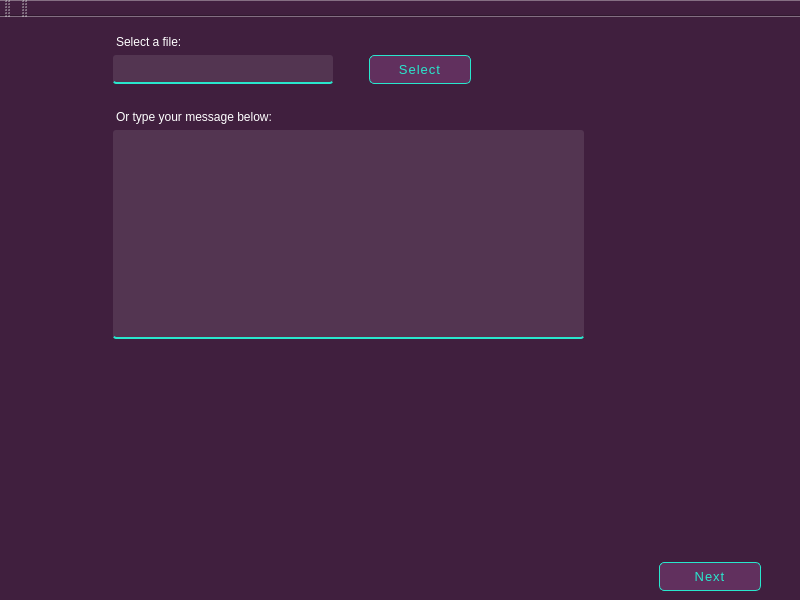
<?xml version="1.0" encoding="UTF-8"?>
<ui version="4.0">
 <class>MainWindow</class>
 <widget class="QMainWindow" name="MainWindow">
  <property name="geometry">
   <rect>
    <x>0</x>
    <y>0</y>
    <width>800</width>
    <height>600</height>
   </rect>
  </property>
  <property name="windowTitle">
   <string>MainWindow</string>
  </property>
  <property name="styleSheet">
   <string notr="true">background: #401F3E;
color: #ffffff;</string>
  </property>
  <widget class="QWidget" name="centralwidget">
   <property name="sizePolicy">
    <sizepolicy hsizetype="Expanding" vsizetype="Expanding">
     <horstretch>1</horstretch>
     <verstretch>1</verstretch>
    </sizepolicy>
   </property>
   <layout class="QGridLayout" name="gridLayout_2">
    <item row="1" column="0">
     <spacer name="horizontalSpacer">
      <property name="orientation">
       <enum>Qt::Horizontal</enum>
      </property>
      <property name="sizeHint" stdset="0">
       <size>
        <width>40</width>
        <height>20</height>
       </size>
      </property>
     </spacer>
    </item>
    <item row="0" column="1">
     <widget class="QStackedWidget" name="stack">
      <property name="enabled">
       <bool>true</bool>
      </property>
      <property name="styleSheet">
       <string notr="true">margin-right: 30px;</string>
      </property>
      <property name="currentIndex">
       <number>0</number>
      </property>
      <widget class="QWidget" name="signPage1">
       <layout class="QGridLayout" name="gridLayout" columnstretch="0,0">
        <property name="horizontalSpacing">
         <number>6</number>
        </property>
        <item row="4" column="0" colspan="2">
         <widget class="QTextEdit" name="teMessage">
          <property name="sizePolicy">
           <sizepolicy hsizetype="Minimum" vsizetype="Expanding">
            <horstretch>0</horstretch>
            <verstretch>0</verstretch>
           </sizepolicy>
          </property>
          <property name="styleSheet">
           <string notr="true">padding: 5px;
border: none;
border-bottom: 2px solid #29e7cd;
border-radius: 3px;
background: rgba(255, 255, 255, 0.1);
color: #ffffff;</string>
          </property>
         </widget>
        </item>
        <item row="2" column="1" alignment="Qt::AlignLeft">
         <widget class="QPushButton" name="btnSelectFile">
          <property name="enabled">
           <bool>true</bool>
          </property>
          <property name="sizePolicy">
           <sizepolicy hsizetype="Maximum" vsizetype="Fixed">
            <horstretch>0</horstretch>
            <verstretch>0</verstretch>
           </sizepolicy>
          </property>
          <property name="layoutDirection">
           <enum>Qt::LeftToRight</enum>
          </property>
          <property name="styleSheet">
           <string notr="true">background: #61305e;
font-size: 10pt;
width: 100px;
border: 1px solid #29e7cd;
color: #29e7cd;
text-transform: uppercase;
letter-spacing: 1px;
padding: 6px 0;
border-radius: 5px;</string>
          </property>
          <property name="text">
           <string>Select</string>
          </property>
         </widget>
        </item>
        <item row="0" column="0" colspan="2">
         <widget class="QLabel" name="label1">
          <property name="sizePolicy">
           <sizepolicy hsizetype="Preferred" vsizetype="Fixed">
            <horstretch>0</horstretch>
            <verstretch>0</verstretch>
           </sizepolicy>
          </property>
          <property name="styleSheet">
           <string notr="true">color: #ffffff;
font: 100 20pt 'Noto Sans';</string>
          </property>
          <property name="text">
           <string>Select a file:</string>
          </property>
         </widget>
        </item>
        <item row="3" column="0" colspan="2">
         <widget class="QLabel" name="label2">
          <property name="sizePolicy">
           <sizepolicy hsizetype="Preferred" vsizetype="Fixed">
            <horstretch>0</horstretch>
            <verstretch>0</verstretch>
           </sizepolicy>
          </property>
          <property name="styleSheet">
           <string notr="true">color: #ffffff;
font: 100 20pt 'Noto Sans';
margin-top: 20px;</string>
          </property>
          <property name="text">
           <string>Or type your message below:</string>
          </property>
         </widget>
        </item>
        <item row="5" column="0">
         <spacer name="verticalSpacer">
          <property name="orientation">
           <enum>Qt::Vertical</enum>
          </property>
          <property name="sizeHint" stdset="0">
           <size>
            <width>20</width>
            <height>40</height>
           </size>
          </property>
         </spacer>
        </item>
        <item row="2" column="0">
         <widget class="QLineEdit" name="leSelectedFile">
          <property name="sizePolicy">
           <sizepolicy hsizetype="Maximum" vsizetype="Fixed">
            <horstretch>0</horstretch>
            <verstretch>0</verstretch>
           </sizepolicy>
          </property>
          <property name="minimumSize">
           <size>
            <width>250</width>
            <height>0</height>
           </size>
          </property>
          <property name="font">
           <font>
            <pointsize>10</pointsize>
            <weight>75</weight>
            <bold>true</bold>
           </font>
          </property>
          <property name="styleSheet">
           <string notr="true">padding: 5px;
border: none;
border-bottom: 2px solid #29e7cd;
border-radius: 3px;
background: rgba(255, 255, 255, 0.1);
color: #ffffff;</string>
          </property>
         </widget>
        </item>
       </layout>
      </widget>
      <widget class="QWidget" name="signPage2">
       <layout class="QGridLayout" name="gridLayout_3">
        <item row="2" column="2">
         <widget class="QLineEdit" name="leZet">
          <property name="sizePolicy">
           <sizepolicy hsizetype="Preferred" vsizetype="Fixed">
            <horstretch>1</horstretch>
            <verstretch>0</verstretch>
           </sizepolicy>
          </property>
          <property name="minimumSize">
           <size>
            <width>0</width>
            <height>0</height>
           </size>
          </property>
          <property name="font">
           <font>
            <pointsize>10</pointsize>
            <weight>75</weight>
            <bold>true</bold>
           </font>
          </property>
          <property name="styleSheet">
           <string notr="true">padding: 5px;
border: none;
border-bottom: 2px solid #29e7cd;
border-radius: 3px;
background: rgba(255, 255, 255, 0.1);
color: #ffffff;</string>
          </property>
         </widget>
        </item>
        <item row="1" column="0">
         <widget class="QLabel" name="label3">
          <property name="sizePolicy">
           <sizepolicy hsizetype="Preferred" vsizetype="Preferred">
            <horstretch>1</horstretch>
            <verstretch>0</verstretch>
           </sizepolicy>
          </property>
          <property name="styleSheet">
           <string notr="true">color: #ffffff;
margin-top: 15px;
font: 100 12pt 'Noto Sans';</string>
          </property>
          <property name="text">
           <string>P (very large prime)</string>
          </property>
         </widget>
        </item>
        <item row="1" column="1">
         <widget class="QLabel" name="label4">
          <property name="sizePolicy">
           <sizepolicy hsizetype="Preferred" vsizetype="Preferred">
            <horstretch>1</horstretch>
            <verstretch>0</verstretch>
           </sizepolicy>
          </property>
          <property name="styleSheet">
           <string notr="true">color: #ffffff;
margin-top: 15px;
font: 100 12pt 'Noto Sans';</string>
          </property>
          <property name="text">
           <string>Alpha (primitive root)</string>
          </property>
         </widget>
        </item>
        <item row="0" column="0" colspan="3">
         <widget class="QLabel" name="label">
          <property name="styleSheet">
           <string notr="true">color: #ffffff;
font: 100 20pt 'Noto Sans';</string>
          </property>
          <property name="text">
           <string>Private key components:</string>
          </property>
         </widget>
        </item>
        <item row="2" column="0">
         <widget class="QLineEdit" name="lePrime">
          <property name="sizePolicy">
           <sizepolicy hsizetype="Preferred" vsizetype="Fixed">
            <horstretch>1</horstretch>
            <verstretch>0</verstretch>
           </sizepolicy>
          </property>
          <property name="minimumSize">
           <size>
            <width>0</width>
            <height>0</height>
           </size>
          </property>
          <property name="font">
           <font>
            <pointsize>10</pointsize>
            <weight>75</weight>
            <bold>true</bold>
           </font>
          </property>
          <property name="styleSheet">
           <string notr="true">padding: 5px;
border: none;
border-bottom: 2px solid #29e7cd;
border-radius: 3px;
background: rgba(255, 255, 255, 0.1);
color: #ffffff;</string>
          </property>
         </widget>
        </item>
        <item row="1" column="2">
         <widget class="QLabel" name="label5">
          <property name="sizePolicy">
           <sizepolicy hsizetype="Preferred" vsizetype="Preferred">
            <horstretch>1</horstretch>
            <verstretch>0</verstretch>
           </sizepolicy>
          </property>
          <property name="styleSheet">
           <string notr="true">color: #ffffff;
margin-top: 15px;
font: 100 12pt 'Noto Sans';</string>
          </property>
          <property name="text">
           <string>Z (secret integer)</string>
          </property>
         </widget>
        </item>
        <item row="2" column="1">
         <widget class="QLineEdit" name="leAlpha">
          <property name="sizePolicy">
           <sizepolicy hsizetype="Preferred" vsizetype="Fixed">
            <horstretch>1</horstretch>
            <verstretch>0</verstretch>
           </sizepolicy>
          </property>
          <property name="minimumSize">
           <size>
            <width>0</width>
            <height>0</height>
           </size>
          </property>
          <property name="font">
           <font>
            <pointsize>10</pointsize>
            <weight>75</weight>
            <bold>true</bold>
           </font>
          </property>
          <property name="styleSheet">
           <string notr="true">padding: 5px;
border: none;
border-bottom: 2px solid #29e7cd;
border-radius: 3px;
background: rgba(255, 255, 255, 0.1);
color: #ffffff;</string>
          </property>
         </widget>
        </item>
        <item row="3" column="0">
         <spacer name="verticalSpacer2">
          <property name="orientation">
           <enum>Qt::Vertical</enum>
          </property>
          <property name="sizeHint" stdset="0">
           <size>
            <width>20</width>
            <height>40</height>
           </size>
          </property>
         </spacer>
        </item>
       </layout>
      </widget>
      <widget class="QWidget" name="signPage3">
       <layout class="QGridLayout" name="gridLayout_4">
        <item row="3" column="0">
         <widget class="QLabel" name="labelResult_1">
          <property name="text">
           <string/>
          </property>
          <property name="wordWrap">
           <bool>true</bool>
          </property>
         </widget>
        </item>
        <item row="0" column="0">
         <widget class="QLabel" name="label6">
          <property name="styleSheet">
           <string notr="true">color: #ffffff;
font: 100 20pt 'Noto Sans';</string>
          </property>
          <property name="text">
           <string>Click button below to create signature:</string>
          </property>
         </widget>
        </item>
        <item row="5" column="0">
         <spacer name="verticalSpacer3">
          <property name="orientation">
           <enum>Qt::Vertical</enum>
          </property>
          <property name="sizeHint" stdset="0">
           <size>
            <width>20</width>
            <height>40</height>
           </size>
          </property>
         </spacer>
        </item>
        <item row="1" column="0">
         <widget class="QPushButton" name="btnCreateSignature">
          <property name="sizePolicy">
           <sizepolicy hsizetype="Maximum" vsizetype="Fixed">
            <horstretch>0</horstretch>
            <verstretch>0</verstretch>
           </sizepolicy>
          </property>
          <property name="styleSheet">
           <string notr="true">background: #61305e;
font-size: 10pt;
width: 100px;
border: 1px solid #29e7cd;
color: #29e7cd;
text-transform: uppercase;
letter-spacing: 1px;
padding: 6px 10px;
border-radius: 5px;
margin-top: 30px;</string>
          </property>
          <property name="text">
           <string>Sign</string>
          </property>
         </widget>
        </item>
        <item row="2" column="0">
         <widget class="QLabel" name="label6_2">
          <property name="styleSheet">
           <string notr="true">color: #ffffff;
font: 100 20pt 'Noto Sans';</string>
          </property>
          <property name="text">
           <string>Result: </string>
          </property>
         </widget>
        </item>
        <item row="4" column="0">
         <widget class="QLabel" name="labelResult_2">
          <property name="text">
           <string/>
          </property>
          <property name="wordWrap">
           <bool>true</bool>
          </property>
         </widget>
        </item>
       </layout>
      </widget>
     </widget>
    </item>
    <item row="0" column="0">
     <widget class="StepWidget" name="stepsWidget" native="true">
      <property name="sizePolicy">
       <sizepolicy hsizetype="Maximum" vsizetype="Preferred">
        <horstretch>0</horstretch>
        <verstretch>0</verstretch>
       </sizepolicy>
      </property>
     </widget>
    </item>
    <item row="1" column="2">
     <widget class="QPushButton" name="btnNextStep">
      <property name="sizePolicy">
       <sizepolicy hsizetype="Fixed" vsizetype="Fixed">
        <horstretch>0</horstretch>
        <verstretch>0</verstretch>
       </sizepolicy>
      </property>
      <property name="styleSheet">
       <string notr="true">background: #61305e;
font-size: 10pt;
width: 100px;
border: 1px solid #29e7cd;
color: #29e7cd;
text-transform: uppercase;
letter-spacing: 1px;
padding: 6px 0;
border-radius: 5px;
margin-right: 30px;</string>
      </property>
      <property name="text">
       <string>Next</string>
      </property>
     </widget>
    </item>
   </layout>
  </widget>
  <widget class="QToolBar" name="toolBar">
   <property name="windowTitle">
    <string>toolBar</string>
   </property>
   <attribute name="toolBarArea">
    <enum>TopToolBarArea</enum>
   </attribute>
   <attribute name="toolBarBreak">
    <bool>false</bool>
   </attribute>
  </widget>
  <widget class="QToolBar" name="toolBar_2">
   <property name="windowTitle">
    <string>toolBar_2</string>
   </property>
   <attribute name="toolBarArea">
    <enum>TopToolBarArea</enum>
   </attribute>
   <attribute name="toolBarBreak">
    <bool>false</bool>
   </attribute>
  </widget>
 </widget>
 <customwidgets>
  <customwidget>
   <class>StepWidget</class>
   <extends>QWidget</extends>
   <header location="global">stepwidget.h</header>
   <container>1</container>
  </customwidget>
 </customwidgets>
 <resources/>
 <connections/>
</ui>
